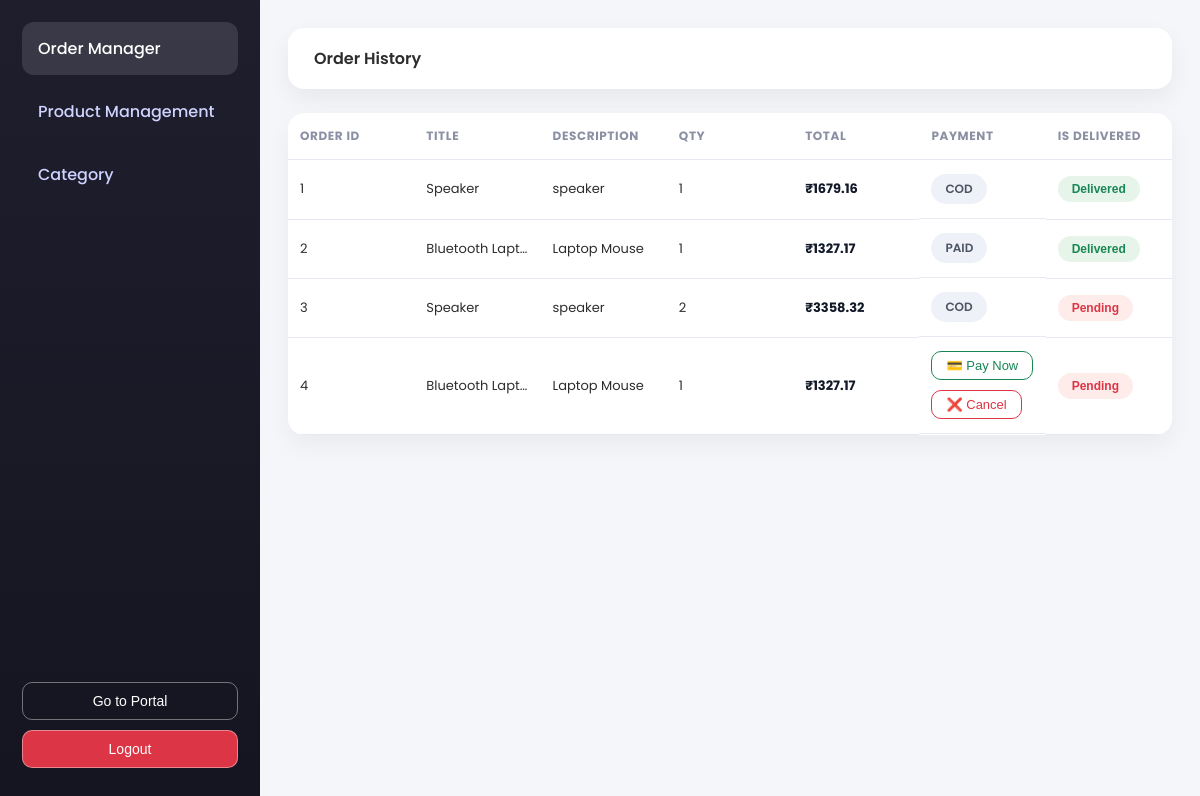
The page /products/get-orders/1 (signed in) on the database its author committed.
### db.py (models this page shows)
class Order(Base):
    __tablename__ = "orders"
    o_id=Column(Integer,primary_key=True,index=True)
    c_id = Column(Integer,ForeignKey("users.id"))
    p_id=Column(Integer,ForeignKey("products.p_id"))
    total_price=Column(Integer,nullable=False)
    is_delivered=Column(Boolean,default=False)
    payment_status=Column(String, nullable=False, default="pending")
    quantity=Column(Integer,nullable=False)
    payment = relationship("Payment", back_populates="order", uselist=False)

class Products(Base):
    __tablename__ = "products"
    p_id=Column(Integer,primary_key=True,index=True)
    title=Column(String,nullable=False,unique=True)
    description=Column(String)
    price=Column(Integer,nullable=False)
    discount=Column(Integer,nullable=False)
    image=Column(String,nullable=False)
    category=Column(String,nullable=False)

### main.py (the view)
@app.get("/products/get-orders/{user_id}",response_model=List[OrderResponse],tags=["Cart endpoint"])
def order(request:Request,user_id:int,current_user:User=Depends(user_authentication),db:Session=Depends(get_db)):
    if current_user.id != user_id :
        return RedirectResponse(url="/",status_code=303)
    orders=db.query(Order,Products).join(Products,Order.p_id==Products.p_id).filter(Order.c_id==user_id).all()
    response = []
    for o,p in orders :
       response.append(OrderResponse(o_id = o.o_id,p_id=p.p_id,title=p.title,description=p.description,total_price=o.total_price,quantity=o.quantity,is_delivered=o.is_delivered,payment_status=None if o.payment_status == "pending" else o.payment_status))
    response= templates.TemplateResponse("second.html",{"request":request,"response":response,"order":orders,"user_id":user_id})
    return no_cache(response)

### Template/second.html (shortened to what this page needs)
<!DOCTYPE html>
<html lang="en">
<head>
    <link href="{{ url_for('static', path='/style2.css') }}" rel="stylesheet">
</head>
<body>
    <div class="dashboard">
        <aside class="sidebar">
            <ul class="menu">
                <li class="active"><a href="#">Order Manager</a></li>
                <li><a href="/products/get-orders/{{user_id}}/productmanager">Product Management</a></li>
                <li><a href="/products/get-orders/{{user_id}}/category">Category</a></li>
            </ul>
            <div class="sidebar-footer">
                <button onclick="firstfunction()">Go to Portal</button>
                <a href="/logout"><button>Logout</button></a>
            </div>
        </aside>
        <main class="content">
            <header class="topbar">
                <h4>Order History</h4>
            </header>
            {% if response %}
            <div class="card">
                <table>
                    <thead>
                        <tr>
                            <th>Order ID</th>
                            <th>Title</th>
                            <th>Description</th>
                            <th>Qty</th>
                            <th>Total</th>
                            <th>Payment</th>
                            <th>Is Delivered</th>
                        </tr>
                    </thead>
                    <tbody>
                        {% for res in response %}
                        <tr>
                            <td>{{ res.o_id }}</td>
                            <td>{{ res.title }}</td>
                            <td>{{ res.description }}</td>
                            <td>{{ res.quantity }}</td>
                            <td class="total-price">₹{{ res.total_price }}</td>
                            <td class="payment-cell">
                                {% if res.payment_status is none %}
                                <form action="/checkout/start" method="post">
                                    <button type="submit" class="pay-btn">💳 Pay Now</button>
                                </form>
                                <form action="/orders/cancel/{{ res.o_id }}" method="post">
                                    <button type="submit" class="cancel-btn">❌ Cancel</button>
                                </form>
                                {% else %}
                                <span class="status-badge">
                                    {{ res.payment_status | upper }}
                                </span>
                                {% endif %}
                            </td>
                            <td>
                                <button class="delivery-status {{ 'delivered' if res.is_delivered else 'pending' }}"
                                    onclick="updateDelivery(this, '{{ res.p_id }}')">
                                    {{ 'Delivered' if res.is_delivered else 'Pending' }}
                                </button>
                            </td>
                        </tr>
                        {% endfor %}
                    </tbody>
                </table>
            </div>
            {% else %}
            <div class="empty-state">
                <p>🛒 You haven’t placed any orders yet.</p>
            </div>
            {% endif %}
        </main>
    </div>
</body>
</html>

### static/style2.css (style rules this page uses)
* { box-sizing: border-box; }
body { margin: 0; background: #f5f6fa; font-family: 'Poppins', sans-serif; color: #2d2d2d; }
.dashboard { display: flex; min-height: 100vh; width: 100%; }
.sidebar { width: 260px; background: linear-gradient(180deg, #1e1e2d, #151521); color: #ffffff; display: flex; flex-direction: column; padding: 22px; }
.menu { list-style: none; padding: 0; margin: 0; }
.menu li { margin-bottom: 10px; }
.menu a { display: block; padding: 14px 16px; border-radius: 12px; text-decoration: none; color: #cfd3ff; font-weight: 500; transition: all 0.25s ease; }
.menu a:hover, .menu li.active a { background: rgba(255, 255, 255, 0.12); color: #ffffff; }
.sidebar-footer { margin-top: auto; padding-top: 18px; }
.sidebar-footer button { width: 100%; padding: 10px; border-radius: 10px; font-size: 14px; border: none; cursor: pointer; }
.sidebar-footer button:first-child { background: transparent; color: #ffffff; border: 1px solid rgba(255,255,255,0.4); margin-bottom: 10px; }
.sidebar-footer button:last-child { background: #dc3545; color: #ffffff; }
.content { flex: 1; padding: 28px; overflow-x: hidden; }
.topbar { background: #ffffff; padding: 18px 26px; border-radius: 16px; box-shadow: 0 10px 25px rgba(0, 0, 0, 0.06); margin-bottom: 24px; }
.topbar h4 { margin: 0; font-weight: 600; }
.card { background: #ffffff; border-radius: 16px; overflow-x: auto; box-shadow: 0 10px 25px rgba(0, 0, 0, 0.05); }
table { width: 100%; border-collapse: collapse; table-layout: fixed; }
th, td { padding: 14px 12px; border-bottom: 1px solid #e6e9f0; text-align: left; font-size: 13px; white-space: nowrap; overflow: hidden; text-overflow: ellipsis; }
th { font-size: 12px; letter-spacing: 0.05em; text-transform: uppercase; color: #8a8fa3; }
td.payment-cell { white-space: normal; overflow: visible; text-overflow: unset; }
.payment-cell { display: flex; gap: 10px; align-items: center; flex-wrap: wrap; }
.payment-cell form { margin: 0; flex-shrink: 0; }
.pay-btn, .cancel-btn { display: inline-flex; align-items: center; gap: 6px; padding: 6px 14px; font-size: 13px; font-weight: 500; border-radius: 10px; border: 1px solid transparent; background: #ffffff; cursor: pointer; transition: all 0.2s ease; }
.pay-btn { color: #198754; border-color: #198754; }
.cancel-btn { color: #dc3545; border-color: #dc3545; }
.status-badge { display: inline-block; padding: 6px 14px; border-radius: 20px; font-size: 12px; font-weight: 600; background: #eef1f7; color: #4b5563; text-transform: uppercase; }
.delivery-status { padding: 6px 14px; border-radius: 20px; font-size: 12px; font-weight: 600; border: none; cursor: default; }
.delivery-status.delivered { background: #e6f4ea; color: #198754; }
.delivery-status.pending { background: #fdecea; color: #dc3545; }
.delivery-status { padding: 6px 14px; border-radius: 20px; font-size: 12px; font-weight: 600; border: none; cursor: pointer; transition: all 0.2s ease; }
.total-price { font-weight: 700; color: #111827; }

### rows shown on the page
Order: o_id "1", title "Speaker", description "speaker", quantity "1", total_price "1679.16", payment_status "COD", is_delivered "Delivered"
Order: o_id "2", title "Bluetooth Lapt…", description "Laptop Mouse", quantity "1", total_price "1327.17", payment_status "PAID", is_delivered "Delivered"
Order: o_id "3", title "Speaker", description "speaker", quantity "2", total_price "3358.32", payment_status "COD", payment_status "Pending", o_id "4", title "Bluetooth Lapt…", description "Laptop Mouse", quantity "1", total_price "1327.17"
